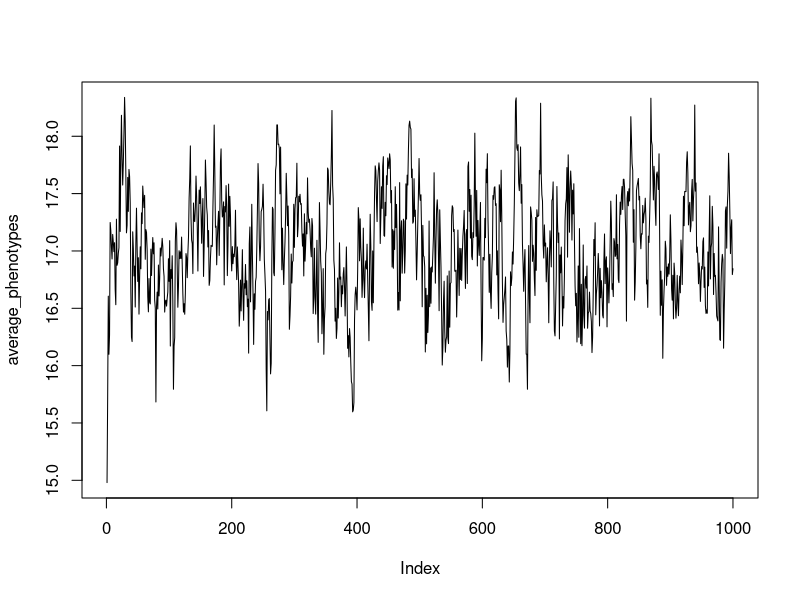

Source code (R):
## Zoya Wani zoyawani1@tamu.edu
## Andres Barboza P. andresdbp@tamu.edu
## April 16, 2024


###### Starting Conditions #########
N <- 100 #population
loci <- 10 #positions on the genome 
mu <- 10^-5 #human mutation rate 10^-9 for an individual nucleotide
baseval <- 10 # this is a base minimum value for our phenotype
loci.imp <- sort(sample(2:loci, loci/2))
opt <- 17
sigma <- 1
gen <- 1000

# TODO: create bottleneck feature on simulation
bottleneck_gen <- #num
pop_ratio <- #num
###### End Starting Conditions #########


###### FUNCTIONS #########



GetPopulation <- function(N,loci){
  
  # The numbers present in the matrix represent the genotype at a locus. 
  # First number is maternal and second is paternal 
  # 0,0 = 1
  # 0,1 = 2
  # 1,0 = 3
  # 1,1 = 4
  tot.loci <- N*loci
  pop <- matrix(sample(1:4, tot.loci, replace=T), N, loci)
  #set as female
  pop[1:(N/2),1] <- 1
  # set half as male
  pop[(N/2 + 1):N,1] <- 2
  # first column is sex determining locus with 1=XX 2=XY 
  # remaining columns are the rest of the genome
  # each row in pop is one individual
  return(pop)
  
}

MutatePop <- function(pop, mu) {
  # Probability of an individual having at least one mutation
  mut.prob <- 1 - (1 - mu)^1547  # 1547 is the number of base pairs in the coding region
  
  # Determine mutation coordinates where random values are less than mut.prob
  mut.coord <- which(matrix(runif(nrow(pop) * ncol(pop)), 
                            nrow = nrow(pop), ncol = ncol(pop)) < mut.prob, 
                     arr.ind = TRUE)
  
  apply_mutations <- function(pop, coordinates) {
    for (i in seq_len(nrow(coordinates))) {
      row_index <- coordinates[i, 1]
      col_index <- coordinates[i, 2]
      value <- pop[row_index, col_index]
      
      # switches values 
      pop[row_index, col_index] <- switch(value,
                                          sample(c(2, 3), 1),  # for 1
                                          sample(c(1, 4), 1),  # for 2
                                          sample(c(1, 4), 1),  # for 3
                                          sample(c(2, 3), 1))  # for 4
    }
    return(pop)
  }
  
  # Apply mutations to the population matrix
  mutants <- apply_mutations(pop, mut.coord)
  return(mutants)
}

GetPheno <- function(pop, loci.imp, baseval){
  temppop <- pop[,loci.imp]
  temppop[temppop==1] <- 0
  temppop[temppop %in% c(2, 3)] <- 1
  temppop[temppop == 4] <- 2
  phenos <- rowSums(temppop) + baseval
  return(phenos)
}

GetFit <- function(obs, opt, sigma){
  numer <- (obs - opt)^2
  denom <- (2 * sigma)^2
  w <- exp(-(numer / denom))
  return(w)
}

PickParents <- function(pop, w){
  
  mothers <- sample(1:(N/2), size = N, replace = TRUE, prob = w[1:(N/2)])
  fathers <- sample((N/2 + 1):N, size = N, replace = TRUE, prob = w[(N/2 + 1):N])
  
  return(list(mothers = mothers, fathers = fathers))
}

GetGametes <- function(mothers, fathers, pop) {
  genotype_lookup <- data.frame(
    genotype = c(1, 2, 3, 4),
    allele_1 = c(0, 0, 1, 1),
    allele_2 = c(0, 1, 0, 1)
  )
  
  get_maternal_alleles <- function(pop, mothers) {
    # Call the mothers and their genotypes
    genotype <- pop[mothers, ]
    
    
    matched_rows <- match(genotype, genotype_lookup$genotype)
    # Match rows of the genotype to the genotypes in the table 
    
    # Get alleles that match rows 
    allele_1 <- genotype_lookup$allele_1[matched_rows]
    allele_2 <- genotype_lookup$allele_2[matched_rows]
    
    return(list(allele_1 = allele_1, allele_2 = allele_2))
  }
  
  #same as mothers
  get_paternal_alleles <- function(pop, fathers) {
    # Get the genotypes of the fathers
    genotype <- pop[fathers, ]
    
    
    matched_rows <- match(genotype, genotype_lookup$genotype)
    
    # Extract alleles using the matched rows
    allele_1 <- genotype_lookup$allele_1[matched_rows]
    allele_2 <- genotype_lookup$allele_2[matched_rows]
    
    return(list(allele_1 = allele_1, allele_2 = allele_2))
  }
  
  # Get maternal alleles
  maternal_alleles <- get_maternal_alleles(pop, mothers)
  
  # Get paternal alleles
  paternal_alleles <- get_paternal_alleles(pop, fathers)
  
  return(list(
    maternal_alleles = maternal_alleles,
    paternal_alleles = paternal_alleles
  ))
}

MakeFertilization <- function(gametes){
  
  zygotes <- paste0(gametes$maternal_alleles$allele_1, "-", gametes$paternal_alleles$allele_1)
  
  lookup <- data.frame(
    zygote = c("0-0", "0-1", "1-0", "1-1"),
    genotype = c(1, 2, 3, 4)
  )
  
  genotype <- lookup$genotype[match(zygotes, lookup$zygote)]
  
  # Create new population matrix with updated genotypes
  new_pop <- matrix(genotype, nrow = length(zygotes), ncol = loci, byrow = TRUE)
  return(new_pop)
}

SimulateGenerations <- function(N, loci, mu, baseval, loci.imp, opt, gen, sigma) {
  pop <- GetPopulation(N, loci)
  avg_phenos <- numeric(gen)
  for (generation in 1:gen) {
    pop <- MutatePop(pop, mu)
    phenos <- GetPheno(pop, loci.imp, baseval)
    avg_phenos[generation] <- mean(phenos)
    w <- GetFit(phenos, opt, sigma)
    parents <- PickParents(pop, w)
    gametes <- GetGametes(parents$mothers, parents$fathers, pop)
    pop <- MakeFertilization(gametes)
    print(generation)
  }
  return(list(final_population = pop, avg_phenos = avg_phenos))
}

# Run the simulation
simulation_result <- SimulateGenerations(N, loci, mu, baseval, loci.imp, opt, gen, sigma)
final_population <- simulation_result$final_population
average_phenotypes <- simulation_result$avg_phenos

plot(average_phenotypes, type = "l")
